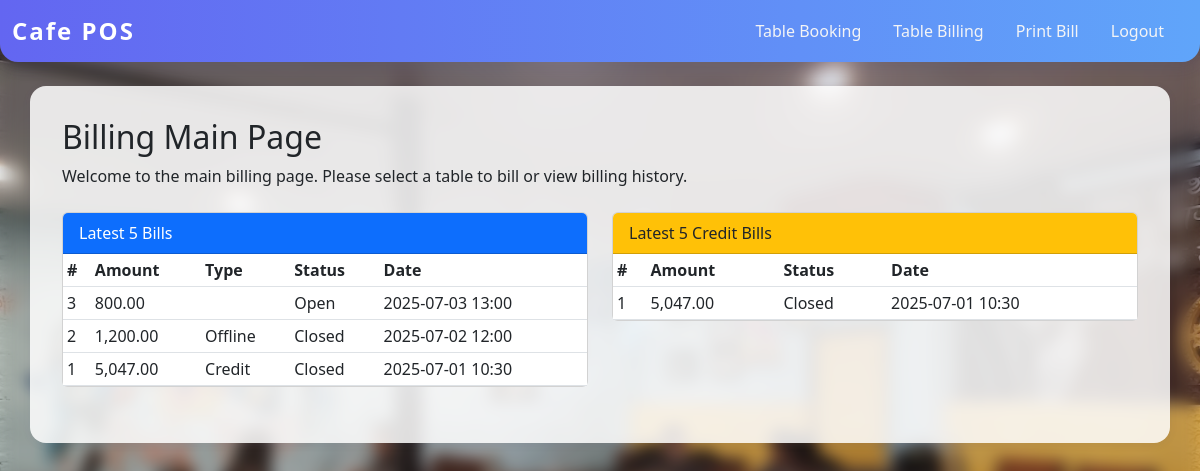
The app's page /public/billingmain.php with its own data.
### tables this page shows
CREATE TABLE restaurant_details (
    id INT AUTO_INCREMENT PRIMARY KEY,
    name VARCHAR(100) NOT NULL,
    address VARCHAR(255) NOT NULL,
    phone VARCHAR(30) NOT NULL,
    pan_vat VARCHAR(30)
);

CREATE TABLE bills (
    id INT AUTO_INCREMENT PRIMARY KEY,
    table_id INT NOT NULL,
    customer_id INT DEFAULT NULL,
    total_amount DECIMAL(10,2) NOT NULL DEFAULT 0,
    status ENUM('open', 'closed') NOT NULL DEFAULT 'open',
    payment_type ENUM('online', 'offline', 'credit') DEFAULT NULL,
    created_at TIMESTAMP DEFAULT CURRENT_TIMESTAMP,
    closed_at TIMESTAMP NULL,
    FOREIGN KEY (table_id) REFERENCES tables(id),
    FOREIGN KEY (customer_id) REFERENCES customers(id)
);

### public/billingmain.php (the view, shortened to what this page needs)
<?php
require_once __DIR__ . '/../config.php';
$rest = $pdo->query("SELECT name FROM restaurant_details LIMIT 1")->fetch();
$restaurant_name = $rest ? $rest['name'] : 'Cafe POS';
$latest_bills = $pdo->query("SELECT id, total_amount, payment_type, status, created_at FROM bills ORDER BY created_at DESC LIMIT 5")->fetchAll();
$latest_credit_bills = $pdo->query("SELECT id, total_amount, payment_type, status, created_at FROM bills WHERE payment_type='credit' ORDER BY created_at DESC LIMIT 5")->fetchAll();
?>
<!DOCTYPE html>
<html lang='en'>
<head>
    <link href='https://cdn.jsdelivr.net/npm/bootstrap@5.3.0/dist/css/bootstrap.min.css' rel='stylesheet'>
    <link href='/possystem/public/style.css' rel='stylesheet'>
</head>
<body>
    <nav class="navbar navbar-expand-lg mb-4">
      <div class="container-fluid">
        <a class="navbar-brand" href="/possystem/public/dashboard.php"><?php echo htmlspecialchars($restaurant_name); ?></a>
        <div class="collapse navbar-collapse" id="navbarNav">
          <ul class="navbar-nav ms-auto">
            <li class="nav-item"><a class="nav-link" href="/possystem/public/booketable.php">Table Booking</a></li>
            <li class="nav-item"><a class="nav-link" href="/possystem/public/billing.php">Table Billing</a></li>
            <li class="nav-item"><a class="nav-link" href="/possystem/public/printbill.php">Print Bill</a></li>
            <li class="nav-item"><a class="nav-link" href="/possystem/public/logout.php">Logout</a></li>
          </ul>
        </div>
      </div>
    </nav>
<div class='container mt-4'>
  <h2>Billing Main Page</h2>
  <p>Welcome to the main billing page. Please select a table to bill or view billing history.</p>
  <div class="row mt-4">
    <div class="col-md-6">
      <div class="card mb-4">
        <div class="card-header bg-primary text-white">Latest 5 Bills</div>
        <div class="card-body p-0">
          <table class="table table-sm mb-0">
            <thead><tr><th>#</th><th>Amount</th><th>Type</th><th>Status</th><th>Date</th></tr></thead>
            <tbody>
              <?php foreach($latest_bills as $bill): ?>
                <tr>
                  <td><?php echo $bill['id']; ?></td>
                  <td><?php echo number_format($bill['total_amount'],2); ?></td>
                  <td><?php echo ucfirst($bill['payment_type']); ?></td>
                  <td><?php echo ucfirst($bill['status']); ?></td>
                  <td><?php echo date('Y-m-d H:i', strtotime($bill['created_at'])); ?></td>
                </tr>
              <?php endforeach; ?>
            </tbody>
          </table>
        </div>
      </div>
    </div>
    <div class="col-md-6">
      <div class="card mb-4">
        <div class="card-header bg-warning text-dark">Latest 5 Credit Bills</div>
        <div class="card-body p-0">
          <table class="table table-sm mb-0">
            <thead><tr><th>#</th><th>Amount</th><th>Status</th><th>Date</th></tr></thead>
            <tbody>
              <?php foreach($latest_credit_bills as $bill): ?>
                <tr>
                  <td><?php echo $bill['id']; ?></td>
                  <td><?php echo number_format($bill['total_amount'],2); ?></td>
                  <td><?php echo ucfirst($bill['status']); ?></td>
                  <td><?php echo date('Y-m-d H:i', strtotime($bill['created_at'])); ?></td>
                </tr>
              <?php endforeach; ?>
            </tbody>
          </table>
        </div>
      </div>
    </div>
  </div>
</div>
</body>
</html>

### public/style.css (style rules this page uses)
body { position: relative; background: linear-gradient(135deg, #f8fafc 0%, #e0e7ff 100%), url('/possystem/img/unnamed.jpg'); background-size: cover; background-repeat: no-repeat; background-position: center center; background-blend-mode: multiply; min-height: 100vh; }
body::before { content: ""; position: fixed; top: 0; left: 0; right: 0; bottom: 0; z-index: -1; background: linear-gradient(135deg, #f8fafc 0%, #e0e7ff 100%), url('/possystem/img/unnamed.jpg'); background-size: cover; background-repeat: no-repeat; background-position: center center; background-blend-mode: multiply; filter: blur(8px) brightness(0.9); }
.navbar { background: linear-gradient(90deg, #6366f1 0%, #60a5fa 100%); box-shadow: 0 4px 16px rgba(60,60,120,0.15); border-radius: 0 0 18px 18px; }
.navbar-brand { font-weight: bold; font-size: 1.5rem; color: #fff !important; letter-spacing: 2px; }
.navbar-nav .nav-link { color: #f3f4f6 !important; font-weight: 500; margin-right: 1rem; border-radius: 8px; transition: background 0.2s; }
.container { background: rgba(255,255,255,0.85); border-radius: 16px; box-shadow: 0 2px 8px rgba(60,60,120,0.08); padding: 2rem; margin-top: 2rem; }

### records on screen
restaurant_details: name "Cafe POS"
bills: id "3", total_amount "800.00", status "Open", created_at "2025-07-03 13:00"
bills: id "2", total_amount "1,200.00", payment_type "Offline", status "Closed", created_at "2025-07-02 12:00"
bills: id "1", total_amount "5,047.00", payment_type "Credit", status "Closed", created_at "2025-07-01 10:30"
